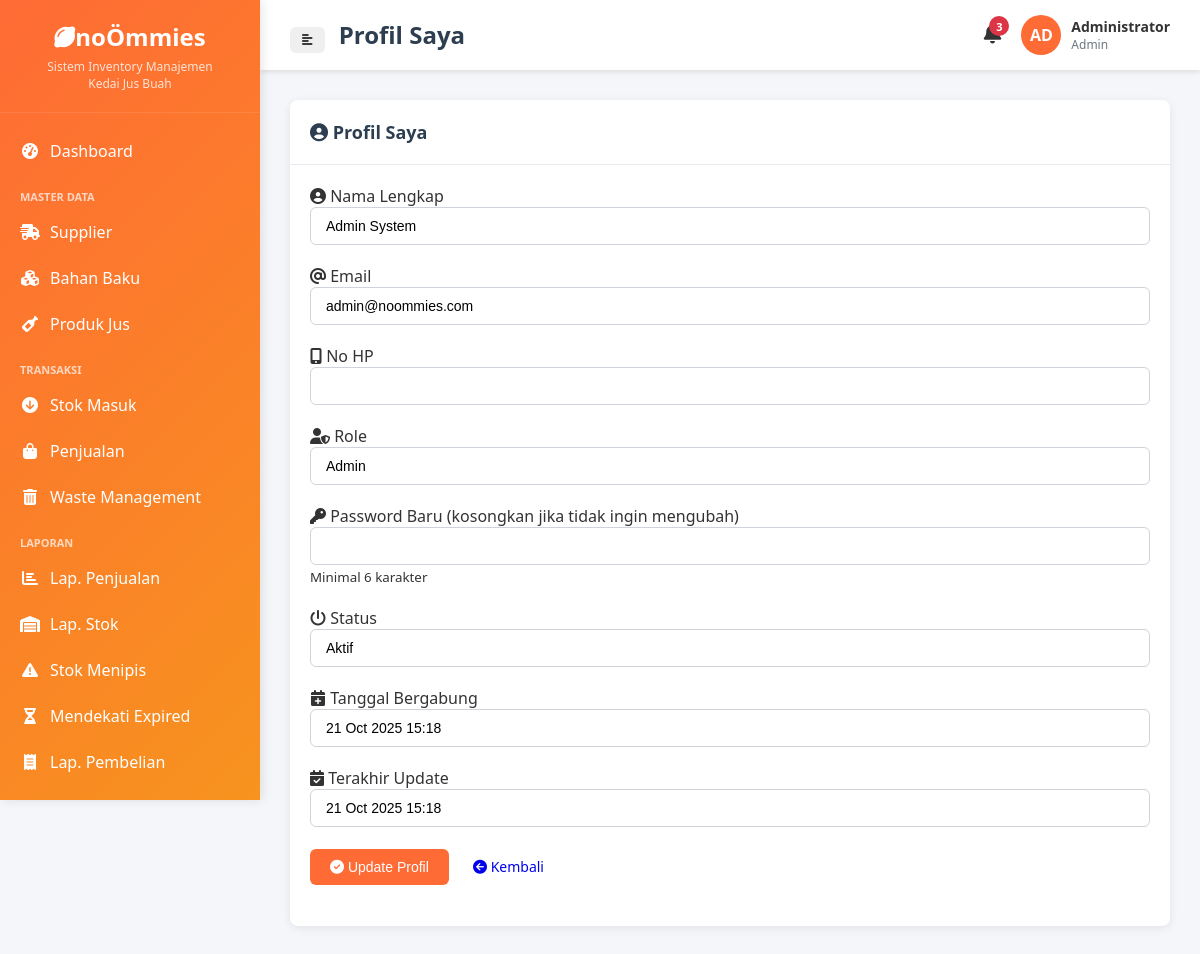
Page /index.php/users/profile on the committed database.
### tables this page shows
CREATE TABLE users (
    id INT AUTO_INCREMENT PRIMARY KEY,
    nama_lengkap VARCHAR(100) NOT NULL,
    email VARCHAR(100) UNIQUE NOT NULL,
    password VARCHAR(255) NOT NULL,
    no_hp VARCHAR(20),
    role ENUM('admin', 'owner', 'karyawan') DEFAULT 'karyawan',
    status ENUM('active', 'inactive') DEFAULT 'active',
    created_at TIMESTAMP DEFAULT CURRENT_TIMESTAMP,
    updated_at TIMESTAMP DEFAULT CURRENT_TIMESTAMP ON UPDATE CURRENT_TIMESTAMP
);

### application/controllers/Users.php (called while the page is built, shortened)
<?php
class Users extends CI_Controller {
    public function __construct() {
        if (!$this->session->userdata('logged_in')) {
            $this->session->set_userdata(array(
                'user_id' => 1,
                'nama_lengkap' => 'Administrator',
                'email' => 'admin@kedaijus.com',
                'role' => 'admin',
                'logged_in' => TRUE
            ));
        }
        $this->load->model('User_model');
        $this->load->model('Notifikasi_model');
    }
    public function profile() {
        $user_id = $this->session->userdata('user_id');
        $data['user'] = $this->User_model->get_by_id($user_id);
        $data['title'] = 'Profil Saya';
        $data['notifications'] = $this->get_notifications();
        $data['unread_count'] = $this->count_unread_notifications();
        $this->load->view('templates/header', $data);
        $this->load->view('templates/sidebar', $data);
        $this->load->view('users/profile', $data);
        $this->load->view('templates/footer');
    }
    protected function get_notifications($limit = 5) {
        return $this->Notifikasi_model->get_unread($limit);
    }
    protected function count_unread_notifications() {
        return $this->Notifikasi_model->count_unread();
    }
}

### index.php (called while the page is built, shortened)
<?php
require_once BASEPATH.'core/CodeIgniter.php';

### application/models/User_model.php (called while the page is built, shortened)
<?php
class User_model extends CI_Model {
    public function get_by_id($id) {
        $this->db->where('id', $id);
        $query = $this->db->get('users');
        return $query->row();
    }
}

### application/views/users/profile.php (the view, shortened to what this page needs)
<div class="container-fluid">
    <div class="row">
        <div class="col-12">
            <div class="card">
                <div class="card-header">
                    <h3 class="card-title">
                        <i class="fas fa-user-circle"></i> Profil Saya
                    </h3>
                </div>
                <div class="card-body">
                    <form action="<?= base_url('users/update_profile') ?>" method="post">
                        <div class="row">
                            <div class="col-md-6">
                                <div class="form-group">
                                    <label for="nama_lengkap">
                                        <i class="fas fa-user-circle"></i> Nama Lengkap
                                    </label>
                                    <input type="text" class="form-control" id="nama_lengkap" name="nama_lengkap"
                                           value="<?= set_value('nama_lengkap', $user->nama_lengkap) ?>" required>
                                </div>
                            </div>
                            <div class="col-md-6">
                                <div class="form-group">
                                    <label for="email">
                                        <i class="fas fa-at"></i> Email
                                    </label>
                                    <input type="email" class="form-control" id="email" name="email"
                                           value="<?= set_value('email', $user->email) ?>" required>
                                </div>
                            </div>
                        </div>
                        <div class="row">
                            <div class="col-md-6">
                                <div class="form-group">
                                    <label for="no_hp">
                                        <i class="fas fa-mobile-alt"></i> No HP
                                    </label>
                                    <input type="text" class="form-control" id="no_hp" name="no_hp"
                                           value="<?= set_value('no_hp', $user->no_hp) ?>">
                                </div>
                            </div>
                            <div class="col-md-6">
                                <div class="form-group">
                                    <label for="role">
                                        <i class="fas fa-user-shield"></i> Role
                                    </label>
                                    <input type="text" class="form-control" value="<?= ucfirst($user->role) ?>" readonly>
                                </div>
                            </div>
                        </div>
                        <div class="row">
                            <div class="col-md-6">
                                <div class="form-group">
                                    <label for="password">
                                        <i class="fas fa-key"></i> Password Baru (kosongkan jika tidak ingin mengubah)
                                    </label>
                                    <input type="password" class="form-control" id="password" name="password">
                                    <small class="form-text text-muted">Minimal 6 karakter</small>
                                </div>
                            </div>
                            <div class="col-md-6">
                                <div class="form-group">
                                    <label for="status">
                                        <i class="fas fa-power-off"></i> Status
                                    </label>
                                    <input type="text" class="form-control"
                                           value="<?= $user->status == 'active' ? 'Aktif' : 'Nonaktif' ?>" readonly>
                                </div>
                            </div>
                        </div>
                        <div class="row">
                            <div class="col-md-6">
                                <div class="form-group">
                                    <label>
                                        <i class="fas fa-calendar-plus"></i> Tanggal Bergabung
                                    </label>
                                    <input type="text" class="form-control"
                                           value="<?= date('d M Y H:i', strtotime($user->created_at)) ?>" readonly>
                                </div>
                            </div>
                            <div class="col-md-6">
                                <div class="form-group">
                                    <label>
                                        <i class="fas fa-calendar-check"></i> Terakhir Update
                                    </label>
                                    <input type="text" class="form-control"
                                           value="<?= date('d M Y H:i', strtotime($user->updated_at)) ?>" readonly>
                                </div>
                            </div>
                        </div>
                        <div class="form-group">
                            <button type="submit" class="btn btn-primary">
                                <i class="fas fa-check-circle"></i> Update Profil
                            </button>
                            <a href="<?= base_url('users') ?>" class="btn btn-secondary">
                                <i class="fas fa-arrow-circle-left"></i> Kembali
                            </a>
                        </div>
                    </form>
                </div>
            </div>
        </div>
    </div>
</div>

### assets/css/style.css (style rules this page uses)
:root { --primary-color: #FF6B35; --secondary-color: #F7931E; --success-color: #28a745; --danger-color: #dc3545; --warning-color: #ffc107; --info-color: #17a2b8; --dark-color: #2C3E50; --light-color: #f8f9fa; --sidebar-width: 260px; }
* { margin: 0; padding: 0; box-sizing: border-box; }
body { font-family: 'Segoe UI', Tahoma, Geneva, Verdana, sans-serif; background-color: #f4f6f9; color: #333; }
.card { background: white; border-radius: 8px; box-shadow: 0 2px 10px rgba(0,0,0,0.08); margin-bottom: 20px; }
.card-header { padding: 20px; border-bottom: 1px solid #e9ecef; display: flex; justify-content: space-between; align-items: center; }
.card-title { font-size: 18px; font-weight: 600; color: var(--dark-color); margin: 0; }
.card-body { padding: 20px; }
.btn { padding: 10px 20px; border-radius: 6px; border: none; cursor: pointer; font-size: 14px; font-weight: 500; transition: all 0.3s ease; text-decoration: none; display: inline-block; }
.btn-primary { background: var(--primary-color); color: white; }
.form-group { margin-bottom: 20px; }
.form-control { width: 100%; padding: 10px 15px; border: 1px solid #ced4da; border-radius: 6px; font-size: 14px; transition: border-color 0.3s ease; }

### rows in the picture
users: nama_lengkap "Admin System", email "admin@noommies.com", role "Admin", status "Aktif", created_at "21 Oct 2025 15:18", updated_at "21 Oct 2025 15:18"

### other values in the picture
$title "Profil Saya"
$unread_count "3"
substr($this->session->userdata('nama_lengkap'), 0, 2) "AD"
$this->session->userdata('nama_lengkap') "Administrator"
$this->session->userdata('role') "Admin"
